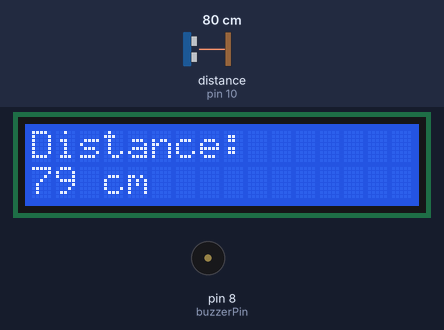
The sketch below on a simulated Arduino Uno, built with avr-gcc and run on an emulated ATmega328P. On the bench: 16×2 character LCD, buzzer (waves = sounding). Wiring (inferred from the names in the program): ultrasonic range finder: trigger pin 9; echo pin 10. The inputs (shaded band) are chosen by the test bench; at power-on: distance to the obstacle (sensor on pin 10) 80 cm. The echo pulse lasts 58.3 µs per cm.

Above: at 3.2 s.
3.3 s: distance to the obstacle (sensor on pin 10) set to 4 cm
At 4.7 s:
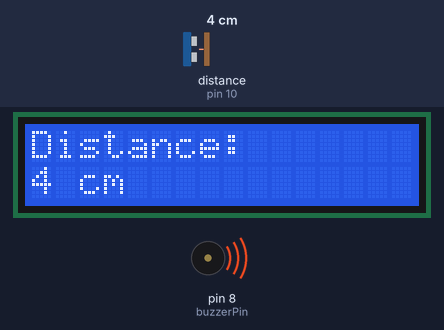
6.3 s: distance to the obstacle (sensor on pin 10) set to 2 cm
At 7.5 s:
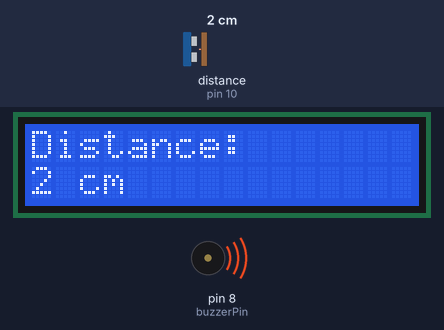
7.8 s: distance to the obstacle (sensor on pin 10) set to 13 cm
At 8.6 s:
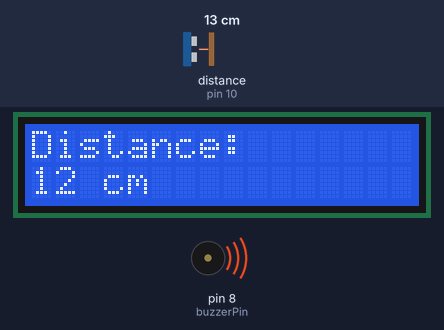
Timing chart, 0 to 10.8 s (numbered marks = the images above; inputs shaded):
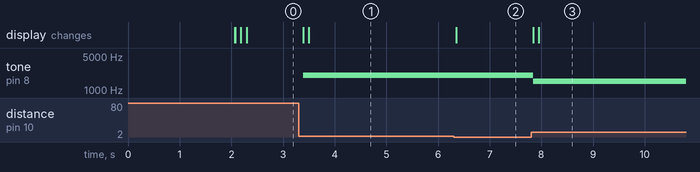

The sketch:

ardyino_ultra-dist-sensor.ino
```cpp
#include <LiquidCrystal.h>

LiquidCrystal lcd(12, 11, 7, 6, 5, 4);

const int trigPin = 9;
const int echoPin = 10;
const int buzzerPin = 8;

long duration;
int distance;

void setup() {
  pinMode(trigPin, OUTPUT);
  pinMode(echoPin, INPUT);
  pinMode(buzzerPin, OUTPUT);

  Serial.begin(9600);

  lcd.begin(16, 2);

  lcd.print("Ultrasonic");
  lcd.setCursor(0, 1);
  lcd.print("Detector");
  delay(2000);
  lcd.clear();
}

void loop() {

  digitalWrite(trigPin, LOW);
  delayMicroseconds(2);

  digitalWrite(trigPin, HIGH);
  delayMicroseconds(10);
  digitalWrite(trigPin, LOW);

  duration = pulseIn(echoPin, HIGH, 30000);

  if (duration == 0) {
    lcd.clear();
    lcd.setCursor(0, 0);
    lcd.print("Out of range /");
    lcd.setCursor(0, 1);
    lcd.print("No Echo");
    noTone(buzzerPin);
    delay(200);
    return;
  }


  distance = duration * 0.0343 / 2;

  lcd.clear();
  lcd.setCursor(0, 0);
  lcd.print("Distance:");

  lcd.setCursor(0, 1);
  lcd.print(distance);
  lcd.print(" cm");

  if (distance < 10) {
    tone(buzzerPin, 2000);
    delay(50);
  }
  else if (distance < 20) {
    tone(buzzerPin, 1500);
    delay(100);
  }
  else if (distance < 50) {
    tone(buzzerPin, 1000);
    delay(300);
  }
  else {
    noTone(buzzerPin);
    delay(100);
  }
}
```

Measured:
- after the input at 3.3 s, tone on pin 8 (buzzerPin): silent → 2000 Hz after 0.09 s; the display: first changes after 0.09 s (image 1 shows a later state)
- after the input at 6.3 s, the display: changes after 0.06 s (image 2)
- after the input at 7.8 s, tone on pin 8 (buzzerPin): 2000 Hz → 1500 Hz at once; the display: first changes at once (image 3 shows a later state)
